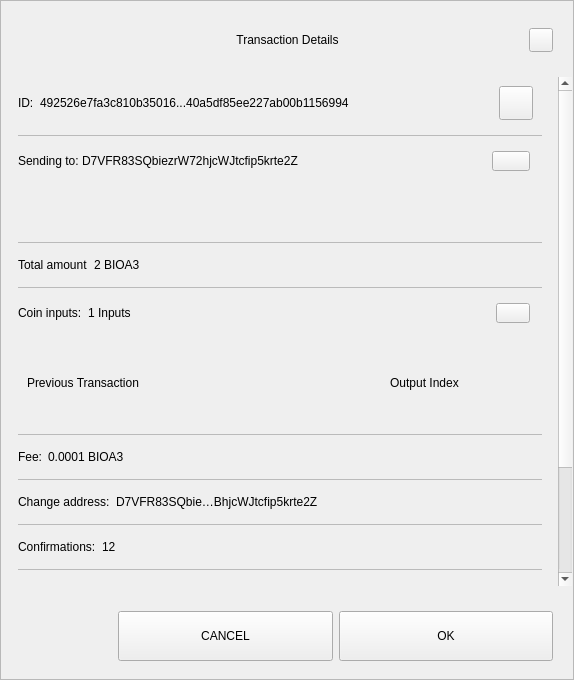
<?xml version="1.0" encoding="UTF-8"?>
<ui version="4.0">
 <class>TxDetailDialog</class>
 <widget class="QWidget" name="TxDetailDialog">
  <property name="geometry">
   <rect>
    <x>0</x>
    <y>0</y>
    <width>574</width>
    <height>680</height>
   </rect>
  </property>
  <property name="sizePolicy">
   <sizepolicy hsizetype="Preferred" vsizetype="Expanding">
    <horstretch>0</horstretch>
    <verstretch>0</verstretch>
   </sizepolicy>
  </property>
  <property name="minimumSize">
   <size>
    <width>574</width>
    <height>500</height>
   </size>
  </property>
  <property name="windowTitle">
   <string>Form</string>
  </property>
  <property name="styleSheet">
   <string notr="true"/>
  </property>
  <layout class="QVBoxLayout" name="verticalLayout_3">
   <property name="spacing">
    <number>0</number>
   </property>
   <property name="leftMargin">
    <number>0</number>
   </property>
   <property name="topMargin">
    <number>0</number>
   </property>
   <property name="rightMargin">
    <number>0</number>
   </property>
   <property name="bottomMargin">
    <number>0</number>
   </property>
   <item>
    <widget class="QFrame" name="frame">
     <property name="sizePolicy">
      <sizepolicy hsizetype="Preferred" vsizetype="Expanding">
       <horstretch>0</horstretch>
       <verstretch>0</verstretch>
      </sizepolicy>
     </property>
     <property name="styleSheet">
      <string notr="true"/>
     </property>
     <property name="frameShape">
      <enum>QFrame::StyledPanel</enum>
     </property>
     <property name="frameShadow">
      <enum>QFrame::Raised</enum>
     </property>
     <layout class="QVBoxLayout" name="verticalLayout">
      <property name="leftMargin">
       <number>0</number>
      </property>
      <property name="rightMargin">
       <number>0</number>
      </property>
      <item>
       <layout class="QHBoxLayout" name="horizontalLayout_3">
        <property name="spacing">
         <number>0</number>
        </property>
        <property name="leftMargin">
         <number>20</number>
        </property>
        <property name="topMargin">
         <number>10</number>
        </property>
        <property name="rightMargin">
         <number>20</number>
        </property>
        <item>
         <spacer name="horizontalSpacer_1">
          <property name="orientation">
           <enum>Qt::Horizontal</enum>
          </property>
          <property name="sizeHint" stdset="0">
           <size>
            <width>40</width>
            <height>20</height>
           </size>
          </property>
         </spacer>
        </item>
        <item>
         <widget class="QLabel" name="labelTitle">
          <property name="minimumSize">
           <size>
            <width>0</width>
            <height>40</height>
           </size>
          </property>
          <property name="maximumSize">
           <size>
            <width>16777215</width>
            <height>40</height>
           </size>
          </property>
          <property name="styleSheet">
           <string notr="true">padding-left:24px;</string>
          </property>
          <property name="text">
           <string>Transaction Details</string>
          </property>
          <property name="alignment">
           <set>Qt::AlignCenter</set>
          </property>
          <property name="margin">
           <number>7</number>
          </property>
         </widget>
        </item>
        <item>
         <spacer name="horizontalSpacer_2">
          <property name="orientation">
           <enum>Qt::Horizontal</enum>
          </property>
          <property name="sizeHint" stdset="0">
           <size>
            <width>40</width>
            <height>20</height>
           </size>
          </property>
         </spacer>
        </item>
        <item>
         <widget class="QPushButton" name="btnEsc">
          <property name="minimumSize">
           <size>
            <width>24</width>
            <height>24</height>
           </size>
          </property>
          <property name="maximumSize">
           <size>
            <width>24</width>
            <height>24</height>
           </size>
          </property>
          <property name="focusPolicy">
           <enum>Qt::NoFocus</enum>
          </property>
          <property name="text">
           <string/>
          </property>
         </widget>
        </item>
       </layout>
      </item>
      <item>
       <spacer name="verticalSpacer">
        <property name="orientation">
         <enum>Qt::Vertical</enum>
        </property>
        <property name="sizeType">
         <enum>QSizePolicy::Fixed</enum>
        </property>
        <property name="sizeHint" stdset="0">
         <size>
          <width>20</width>
          <height>10</height>
         </size>
        </property>
       </spacer>
      </item>
      <item>
       <widget class="QWidget" name="layoutScroll" native="true">
        <property name="minimumSize">
         <size>
          <width>0</width>
          <height>0</height>
         </size>
        </property>
        <layout class="QVBoxLayout" name="verticalLayout_4">
         <property name="leftMargin">
          <number>0</number>
         </property>
         <property name="topMargin">
          <number>0</number>
         </property>
         <property name="rightMargin">
          <number>0</number>
         </property>
         <item>
          <widget class="QScrollArea" name="scrollArea">
           <property name="styleSheet">
            <string notr="true">#scrollArea {
background:transparent;
}</string>
           </property>
           <property name="horizontalScrollBarPolicy">
            <enum>Qt::ScrollBarAlwaysOff</enum>
           </property>
           <property name="sizeAdjustPolicy">
            <enum>QAbstractScrollArea::AdjustIgnored</enum>
           </property>
           <property name="widgetResizable">
            <bool>true</bool>
           </property>
           <property name="alignment">
            <set>Qt::AlignLeading|Qt::AlignLeft|Qt::AlignTop</set>
           </property>
           <widget class="QWidget" name="scrollAreaWidgetContents">
            <property name="geometry">
             <rect>
              <x>0</x>
              <y>0</y>
              <width>556</width>
              <height>672</height>
             </rect>
            </property>
            <property name="autoFillBackground">
             <bool>false</bool>
            </property>
            <property name="styleSheet">
             <string notr="true">#scrollAreaWidgetContents {
background:transparent;
}</string>
            </property>
            <layout class="QVBoxLayout" name="verticalLayout_7">
             <property name="spacing">
              <number>0</number>
             </property>
             <property name="sizeConstraint">
              <enum>QLayout::SetDefaultConstraint</enum>
             </property>
             <property name="leftMargin">
              <number>0</number>
             </property>
             <property name="topMargin">
              <number>0</number>
             </property>
             <property name="rightMargin">
              <number>0</number>
             </property>
             <property name="bottomMargin">
              <number>0</number>
             </property>
             <item>
              <widget class="QWidget" name="content" native="true">
               <layout class="QVBoxLayout" name="verticalLayout_2">
                <property name="leftMargin">
                 <number>16</number>
                </property>
                <property name="topMargin">
                 <number>0</number>
                </property>
                <property name="rightMargin">
                 <number>16</number>
                </property>
                <item>
                 <widget class="QWidget" name="contentID" native="true">
                  <layout class="QHBoxLayout" name="horizontalLayout_12" stretch="0,1,0">
                   <property name="leftMargin">
                    <number>0</number>
                   </property>
                   <item>
                    <widget class="QLabel" name="labelId">
                     <property name="maximumSize">
                      <size>
                       <width>16777215</width>
                       <height>16777215</height>
                      </size>
                     </property>
                     <property name="text">
                      <string>ID:</string>
                     </property>
                    </widget>
                   </item>
                   <item>
                    <widget class="QLabel" name="textId">
                     <property name="text">
                      <string>492526e7fa3c810b35016...40a5df85ee227ab00b1156994</string>
                     </property>
                    </widget>
                   </item>
                   <item>
                    <widget class="QPushButton" name="pushCopy">
                     <property name="minimumSize">
                      <size>
                       <width>34</width>
                       <height>34</height>
                      </size>
                     </property>
                     <property name="maximumSize">
                      <size>
                       <width>34</width>
                       <height>34</height>
                      </size>
                     </property>
                     <property name="focusPolicy">
                      <enum>Qt::NoFocus</enum>
                     </property>
                     <property name="text">
                      <string/>
                     </property>
                     <property name="iconSize">
                      <size>
                       <width>24</width>
                       <height>24</height>
                      </size>
                     </property>
                    </widget>
                   </item>
                  </layout>
                 </widget>
                </item>
                <item>
                 <widget class="QLabel" name="labelDivider9">
                  <property name="maximumSize">
                   <size>
                    <width>16777215</width>
                    <height>1</height>
                   </size>
                  </property>
                  <property name="styleSheet">
                   <string notr="true">background-color:#bababa;</string>
                  </property>
                  <property name="text">
                   <string/>
                  </property>
                 </widget>
                </item>
                <item>
                 <widget class="QWidget" name="contentOutputs" native="true">
                  <layout class="QHBoxLayout" name="horizontalLayout_11" stretch="0,3,0">
                   <property name="spacing">
                    <number>0</number>
                   </property>
                   <property name="leftMargin">
                    <number>0</number>
                   </property>
                   <property name="rightMargin">
                    <number>12</number>
                   </property>
                   <item>
                    <widget class="QLabel" name="labelSend">
                     <property name="maximumSize">
                      <size>
                       <width>16777215</width>
                       <height>16777215</height>
                      </size>
                     </property>
                     <property name="text">
                      <string>Sending to: </string>
                     </property>
                    </widget>
                   </item>
                   <item>
                    <widget class="QLabel" name="textSend">
                     <property name="text">
                      <string>D7VFR83SQbiezrW72hjcWJtcfip5krte2Z </string>
                     </property>
                    </widget>
                   </item>
                   <item>
                    <widget class="QPushButton" name="pushOutputs">
                     <property name="minimumSize">
                      <size>
                       <width>34</width>
                       <height>20</height>
                      </size>
                     </property>
                     <property name="maximumSize">
                      <size>
                       <width>38</width>
                       <height>20</height>
                      </size>
                     </property>
                     <property name="focusPolicy">
                      <enum>Qt::NoFocus</enum>
                     </property>
                     <property name="styleSheet">
                      <string notr="true"/>
                     </property>
                     <property name="text">
                      <string/>
                     </property>
                    </widget>
                   </item>
                  </layout>
                 </widget>
                </item>
                <item>
                 <widget class="QScrollArea" name="outputsScrollArea">
                  <property name="minimumSize">
                   <size>
                    <width>0</width>
                    <height>50</height>
                   </size>
                  </property>
                  <property name="styleSheet">
                   <string notr="true">#outputsScrollArea {
background:transparent;
}</string>
                  </property>
                  <property name="widgetResizable">
                   <bool>true</bool>
                  </property>
                  <widget class="QWidget" name="container_outputs_base">
                   <property name="geometry">
                    <rect>
                     <x>0</x>
                     <y>0</y>
                     <width>522</width>
                     <height>48</height>
                    </rect>
                   </property>
                   <property name="styleSheet">
                    <string notr="true">#container_outputs_base {
background:transparent;
}</string>
                   </property>
                  </widget>
                 </widget>
                </item>
                <item>
                 <widget class="QLabel" name="labelDivider8">
                  <property name="maximumSize">
                   <size>
                    <width>16777215</width>
                    <height>1</height>
                   </size>
                  </property>
                  <property name="styleSheet">
                   <string notr="true">background-color:#bababa;</string>
                  </property>
                  <property name="text">
                   <string/>
                  </property>
                 </widget>
                </item>
                <item>
                 <widget class="QWidget" name="contentAmount" native="true">
                  <layout class="QHBoxLayout" name="horizontalLayout_4" stretch="0,1">
                   <property name="leftMargin">
                    <number>0</number>
                   </property>
                   <item>
                    <widget class="QLabel" name="labelAmount">
                     <property name="maximumSize">
                      <size>
                       <width>16777215</width>
                       <height>16777215</height>
                      </size>
                     </property>
                     <property name="text">
                      <string>Total amount</string>
                     </property>
                    </widget>
                   </item>
                   <item>
                    <widget class="QLabel" name="textAmount">
                     <property name="text">
                      <string>2 BIOA3</string>
                     </property>
                    </widget>
                   </item>
                  </layout>
                 </widget>
                </item>
                <item>
                 <widget class="QLabel" name="labelDivider6">
                  <property name="maximumSize">
                   <size>
                    <width>16777215</width>
                    <height>1</height>
                   </size>
                  </property>
                  <property name="styleSheet">
                   <string notr="true">background-color:#bababa;</string>
                  </property>
                  <property name="text">
                   <string/>
                  </property>
                 </widget>
                </item>
                <item>
                 <widget class="QWidget" name="contentInputs" native="true">
                  <layout class="QHBoxLayout" name="horizontalLayout" stretch="0,2,0">
                   <property name="leftMargin">
                    <number>0</number>
                   </property>
                   <property name="rightMargin">
                    <number>12</number>
                   </property>
                   <item>
                    <widget class="QLabel" name="labelInputs">
                     <property name="sizePolicy">
                      <sizepolicy hsizetype="Minimum" vsizetype="Preferred">
                       <horstretch>0</horstretch>
                       <verstretch>0</verstretch>
                      </sizepolicy>
                     </property>
                     <property name="maximumSize">
                      <size>
                       <width>16777215</width>
                       <height>16777215</height>
                      </size>
                     </property>
                     <property name="text">
                      <string>Coin inputs:</string>
                     </property>
                    </widget>
                   </item>
                   <item>
                    <widget class="QLabel" name="textInputs">
                     <property name="text">
                      <string>1 Inputs</string>
                     </property>
                    </widget>
                   </item>
                   <item>
                    <widget class="QPushButton" name="pushInputs">
                     <property name="maximumSize">
                      <size>
                       <width>34</width>
                       <height>20</height>
                      </size>
                     </property>
                     <property name="focusPolicy">
                      <enum>Qt::NoFocus</enum>
                     </property>
                     <property name="styleSheet">
                      <string notr="true"/>
                     </property>
                     <property name="text">
                      <string/>
                     </property>
                    </widget>
                   </item>
                  </layout>
                 </widget>
                </item>
                <item>
                 <widget class="QFrame" name="gridInputs">
                  <property name="sizePolicy">
                   <sizepolicy hsizetype="Preferred" vsizetype="MinimumExpanding">
                    <horstretch>0</horstretch>
                    <verstretch>0</verstretch>
                   </sizepolicy>
                  </property>
                  <property name="minimumSize">
                   <size>
                    <width>0</width>
                    <height>90</height>
                   </size>
                  </property>
                  <layout class="QGridLayout" name="gridLayoutInput" columnstretch="5,2" rowminimumheight="0">
                   <property name="sizeConstraint">
                    <enum>QLayout::SetMaximumSize</enum>
                   </property>
                   <property name="verticalSpacing">
                    <number>0</number>
                   </property>
                   <item row="0" column="0" alignment="Qt::AlignLeft">
                    <widget class="QLabel" name="labelTitlePrevTx">
                     <property name="text">
                      <string>Previous Transaction</string>
                     </property>
                    </widget>
                   </item>
                   <item row="0" column="1" alignment="Qt::AlignLeft">
                    <widget class="QLabel" name="labelOutputIndex">
                     <property name="text">
                      <string>Output Index</string>
                     </property>
                     <property name="alignment">
                      <set>Qt::AlignCenter</set>
                     </property>
                    </widget>
                   </item>
                  </layout>
                 </widget>
                </item>
                <item>
                 <widget class="QLabel" name="labelDivider1">
                  <property name="maximumSize">
                   <size>
                    <width>16777215</width>
                    <height>1</height>
                   </size>
                  </property>
                  <property name="styleSheet">
                   <string notr="true">background-color:#bababa;</string>
                  </property>
                  <property name="text">
                   <string/>
                  </property>
                 </widget>
                </item>
                <item>
                 <widget class="QWidget" name="contentFee" native="true">
                  <layout class="QHBoxLayout" name="horizontalLayout_7" stretch="0,1">
                   <property name="leftMargin">
                    <number>0</number>
                   </property>
                   <item>
                    <widget class="QLabel" name="labelFee">
                     <property name="maximumSize">
                      <size>
                       <width>16777215</width>
                       <height>16777215</height>
                      </size>
                     </property>
                     <property name="text">
                      <string>Fee:</string>
                     </property>
                    </widget>
                   </item>
                   <item>
                    <widget class="QLabel" name="textFee">
                     <property name="text">
                      <string>0.0001 BIOA3</string>
                     </property>
                    </widget>
                   </item>
                  </layout>
                 </widget>
                </item>
                <item>
                 <widget class="QLabel" name="labelDivider2">
                  <property name="maximumSize">
                   <size>
                    <width>16777215</width>
                    <height>1</height>
                   </size>
                  </property>
                  <property name="styleSheet">
                   <string notr="true">background-color:#bababa;</string>
                  </property>
                  <property name="text">
                   <string/>
                  </property>
                 </widget>
                </item>
                <item>
                 <widget class="QWidget" name="contentChangeAddress" native="true">
                  <layout class="QHBoxLayout" name="horizontalLayout_6" stretch="0,1">
                   <property name="leftMargin">
                    <number>0</number>
                   </property>
                   <item>
                    <widget class="QLabel" name="labelChange">
                     <property name="maximumSize">
                      <size>
                       <width>16777215</width>
                       <height>16777215</height>
                      </size>
                     </property>
                     <property name="text">
                      <string>Change address:</string>
                     </property>
                    </widget>
                   </item>
                   <item>
                    <widget class="QLabel" name="textChange">
                     <property name="text">
                      <string>D7VFR83SQbie…BhjcWJtcfip5krte2Z </string>
                     </property>
                    </widget>
                   </item>
                  </layout>
                 </widget>
                </item>
                <item>
                 <widget class="QLabel" name="labelDivider4">
                  <property name="maximumSize">
                   <size>
                    <width>16777215</width>
                    <height>1</height>
                   </size>
                  </property>
                  <property name="styleSheet">
                   <string notr="true">background-color:#bababa;</string>
                  </property>
                  <property name="text">
                   <string/>
                  </property>
                 </widget>
                </item>
                <item>
                 <widget class="QWidget" name="contentConfirmations" native="true">
                  <layout class="QHBoxLayout" name="horizontalLayout_8" stretch="0,1">
                   <property name="leftMargin">
                    <number>0</number>
                   </property>
                   <item>
                    <widget class="QLabel" name="labelConfirmations">
                     <property name="maximumSize">
                      <size>
                       <width>16777215</width>
                       <height>16777215</height>
                      </size>
                     </property>
                     <property name="text">
                      <string>Confirmations:</string>
                     </property>
                    </widget>
                   </item>
                   <item>
                    <widget class="QLabel" name="textConfirmations">
                     <property name="text">
                      <string>12</string>
                     </property>
                    </widget>
                   </item>
                  </layout>
                 </widget>
                </item>
                <item>
                 <widget class="QLabel" name="labelDivider7">
                  <property name="maximumSize">
                   <size>
                    <width>16777215</width>
                    <height>1</height>
                   </size>
                  </property>
                  <property name="styleSheet">
                   <string notr="true">background-color:#bababa;</string>
                  </property>
                  <property name="text">
                   <string/>
                  </property>
                 </widget>
                </item>
                <item>
                 <widget class="QWidget" name="contentSize" native="true">
                  <layout class="QHBoxLayout" name="horizontalLayout_9" stretch="0,1">
                   <property name="leftMargin">
                    <number>0</number>
                   </property>
                   <item>
                    <widget class="QLabel" name="labelSize">
                     <property name="maximumSize">
                      <size>
                       <width>16777215</width>
                       <height>16777215</height>
                      </size>
                     </property>
                     <property name="text">
                      <string>Size:</string>
                     </property>
                    </widget>
                   </item>
                   <item>
                    <widget class="QLabel" name="textSize">
                     <property name="text">
                      <string>2 kB</string>
                     </property>
                    </widget>
                   </item>
                  </layout>
                 </widget>
                </item>
                <item>
                 <widget class="QLabel" name="labelDivider3">
                  <property name="maximumSize">
                   <size>
                    <width>16777215</width>
                    <height>1</height>
                   </size>
                  </property>
                  <property name="styleSheet">
                   <string notr="true">background-color:#bababa;</string>
                  </property>
                  <property name="text">
                   <string/>
                  </property>
                 </widget>
                </item>
                <item>
                 <widget class="QWidget" name="contentDate" native="true">
                  <layout class="QHBoxLayout" name="horizontalLayout_5" stretch="0,1">
                   <property name="leftMargin">
                    <number>0</number>
                   </property>
                   <item>
                    <widget class="QLabel" name="labelDate">
                     <property name="maximumSize">
                      <size>
                       <width>16777215</width>
                       <height>16777215</height>
                      </size>
                     </property>
                     <property name="text">
                      <string>Date:</string>
                     </property>
                    </widget>
                   </item>
                   <item>
                    <widget class="QLabel" name="textDate">
                     <property name="text">
                      <string>May 25, 2017</string>
                     </property>
                    </widget>
                   </item>
                  </layout>
                 </widget>
                </item>
                <item>
                 <widget class="QLabel" name="labelDivider5">
                  <property name="maximumSize">
                   <size>
                    <width>16777215</width>
                    <height>1</height>
                   </size>
                  </property>
                  <property name="styleSheet">
                   <string notr="true">background-color:#bababa;</string>
                  </property>
                  <property name="text">
                   <string/>
                  </property>
                 </widget>
                </item>
                <item>
                 <widget class="QWidget" name="contentStatus" native="true">
                  <layout class="QHBoxLayout" name="horizontalLayout_10" stretch="0,1">
                   <property name="leftMargin">
                    <number>0</number>
                   </property>
                   <item>
                    <widget class="QLabel" name="labelStatus">
                     <property name="maximumSize">
                      <size>
                       <width>16777215</width>
                       <height>16777215</height>
                      </size>
                     </property>
                     <property name="text">
                      <string>Status:</string>
                     </property>
                    </widget>
                   </item>
                   <item>
                    <widget class="QLabel" name="textStatus">
                     <property name="text">
                      <string>Spendable</string>
                     </property>
                    </widget>
                   </item>
                  </layout>
                 </widget>
                </item>
                <item>
                 <spacer name="verticalSpacer_2">
                  <property name="orientation">
                   <enum>Qt::Vertical</enum>
                  </property>
                  <property name="sizeType">
                   <enum>QSizePolicy::Expanding</enum>
                  </property>
                  <property name="sizeHint" stdset="0">
                   <size>
                    <width>20</width>
                    <height>10</height>
                   </size>
                  </property>
                 </spacer>
                </item>
                <item>
                 <widget class="QLabel" name="labelWarning">
                  <property name="text">
                   <string>TextLabel</string>
                  </property>
                  <property name="alignment">
                   <set>Qt::AlignCenter</set>
                  </property>
                 </widget>
                </item>
               </layout>
              </widget>
             </item>
            </layout>
           </widget>
          </widget>
         </item>
        </layout>
       </widget>
      </item>
      <item>
       <widget class="QWidget" name="containerButtons" native="true">
        <layout class="QHBoxLayout" name="horizontalLayout1" stretch="1,2,2">
         <property name="leftMargin">
          <number>10</number>
         </property>
         <property name="rightMargin">
          <number>20</number>
         </property>
         <item>
          <spacer name="horizontalSpacer_3">
           <property name="orientation">
            <enum>Qt::Horizontal</enum>
           </property>
           <property name="sizeHint" stdset="0">
            <size>
             <width>40</width>
             <height>20</height>
            </size>
           </property>
          </spacer>
         </item>
         <item>
          <widget class="QPushButton" name="btnCancel">
           <property name="minimumSize">
            <size>
             <width>200</width>
             <height>50</height>
            </size>
           </property>
           <property name="focusPolicy">
            <enum>Qt::NoFocus</enum>
           </property>
           <property name="text">
            <string>CANCEL</string>
           </property>
          </widget>
         </item>
         <item>
          <widget class="QPushButton" name="btnSave">
           <property name="minimumSize">
            <size>
             <width>200</width>
             <height>50</height>
            </size>
           </property>
           <property name="focusPolicy">
            <enum>Qt::NoFocus</enum>
           </property>
           <property name="text">
            <string>OK</string>
           </property>
          </widget>
         </item>
        </layout>
       </widget>
      </item>
     </layout>
    </widget>
   </item>
  </layout>
 </widget>
 <resources/>
 <connections/>
</ui>
